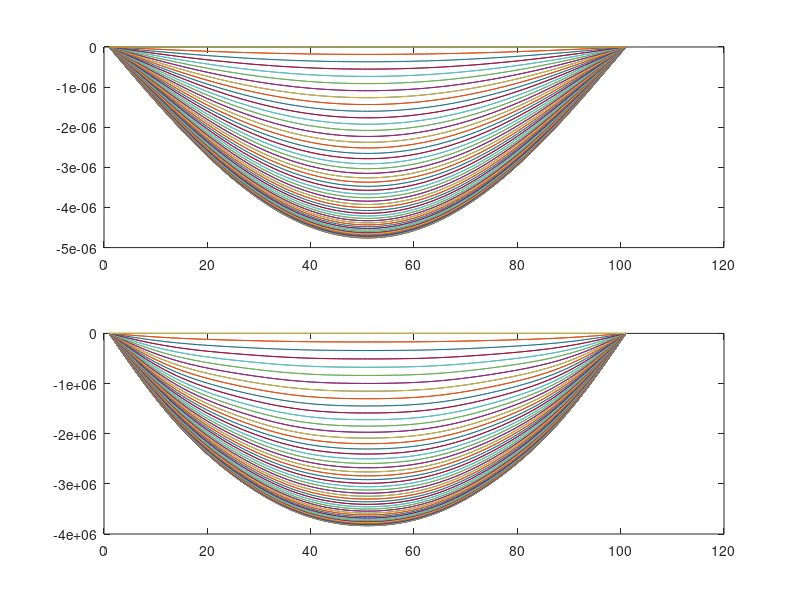

The MATLAB script that drew this image:
clc
clear
close all

% Define material properties
%E = 200e9;
%v = 0.27;
E = 70.0e9;
v = 0.35;

% Define load
%q = -100000;
q = -10000.0;

% Define length, width and thickness
%a = 1;
%b = 1;
a = 2.0e-2;
b = 4.0e-2;
t = a/25;

% Define points throughout plate
%x = 0:0.01:a;
%y = 0:0.01:b;
x = 0:0.01*a:a;
y = 0:0.01*b:b;

% Define number of terms to be used (odd numbers only)
m = 7;
n = m;

% Calculate flexural rigidity
D = E*t^3/(12*(1-v^2));

% Initialise displacement matrix
w = zeros(length(x),length(y));
mx = w;
my = w;
sx = w;
sy = w;

% Calculate vertical displacement at all plate locations
for i = 1:length(x)
    for j = 1:length(y)
        k = 1;
        while k <= m
            l = 1;
            while l <= n
                w_temp = (sin(k*pi*x(i)/a)*sin(l*pi*y(j)/b))/...
                    (k*l*(k^2/a^2+l^2/b^2)^2);
                d2wdx2_temp = ((-k^2*pi^2/a^2)*sin(k*pi*x(i)/a)*sin(l*pi*y(j)/b))/...
                    (k*l*(k^2/a^2+l^2/b^2)^2);
                d2wdy2_temp = ((-l^2*pi^2/b^2)*sin(k*pi*x(i)/a)*sin(l*pi*y(j)/b))/...
                    (k*l*(k^2/a^2+l^2/b^2)^2);
                mx_temp = -D*(d2wdx2_temp+v*d2wdy2_temp);
                my_temp = -D*(d2wdy2_temp+v*d2wdx2_temp);
                w(i,j) = w(i,j) + w_temp;
                mx(i,j) = mx(i,j) + mx_temp;
                my(i,j) = my(i,j) + my_temp;
                l = l + 2;
            end
            k = k + 2;
        end
        w(i,j) = w(i,j)*(16*q/(pi^6*D));
        mx(i,j) = mx(i,j)*(16*q/(pi^6*D));
        my(i,j) = my(i,j)*(16*q/(pi^6*D));
        sx(i,j) = 6*mx(i,j)/t^2;
        sy(i,j) = 6*my(i,j)/t^2;
    end
end

% Plot results
subplot(2,1,1)
plot(w);
subplot(2,1,2)
plot(sx);

% Collate results and export to Excel file
%x=x';
%result_disp(1,2:length(y)+1) = y;
%result_disp(2:length(x)+1,1) = x;
%result_disp(2:length(x)+1,2:length(y)+1) = w;
%result_sx(1,2:length(y)+1) = y;
%result_sx(2:length(x)+1,1) = x;
%result_sx(2:length(x)+1,2:length(y)+1) = sx;
%result_sy(1,2:length(y)+1) = y;
%result_sy(2:length(x)+1,1) = x;
%result_sy(2:length(x)+1,2:length(y)+1) = sy;
%xlswrite('result_analytical.xls',result_disp,'w')
%xlswrite('result_analytical.xls',result_sx,'sx')
%xlswrite('result_analytical.xls',result_sy,'sy')
